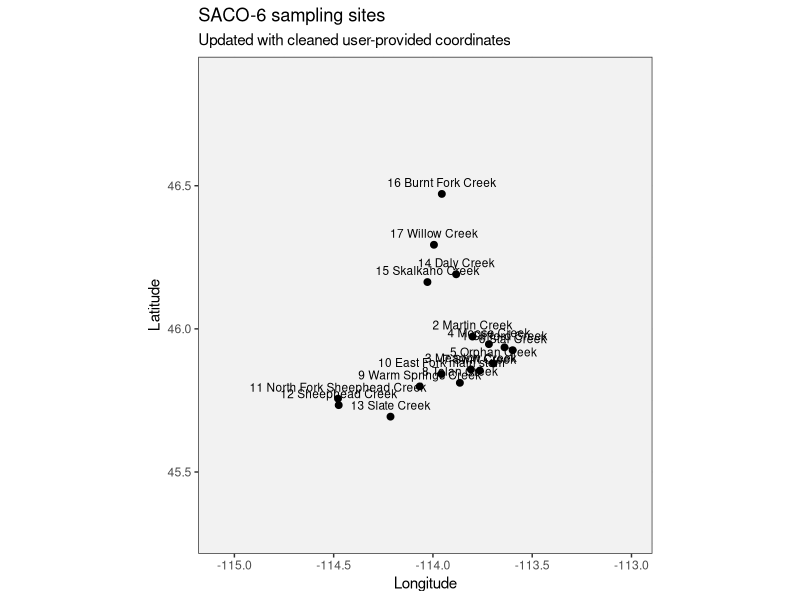
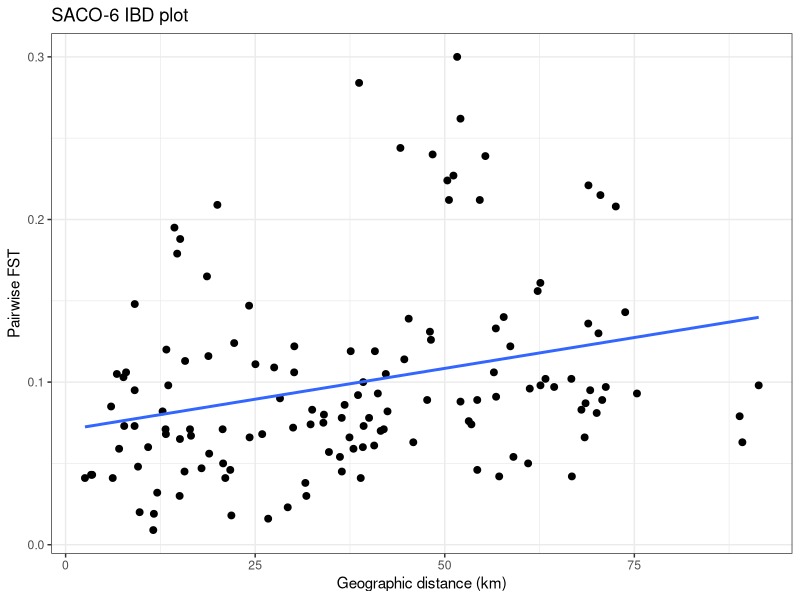

The R source for these figures, in order: (Note: this script raises an error after producing the figures.)
# ============================================================
# SACO-6 | Bull Trout
# Salvelinus confluentus
# Nyce et al. 2013. North American Journal of Fisheries Management
#
# Updated Objective 2 extraction workflow
# - pairwise FST matrix hard-coded from Table 3
# - coordinates updated from the cleaned user-provided CSV
# - plots shown in RStudio only; not saved
# - saves SACO_6_fst and SACO_6_coords to data/SACO-6.RData
# ============================================================

suppressPackageStartupMessages({
  library(ggplot2)
  library(dplyr)
  library(geosphere)
})

study_code <- "SACO-6"
study_dir <- "/Users/johnmccall/Library/CloudStorage/OneDrive-TheOhioStateUniversity/Spring_2026/Landgen_DGS/DGS-Patterns-of-Fish-Diversity/DGS-Patterns-of-Fish-Diversity/Objective 2/Data/SACO-6"
out_dir <- file.path(study_dir, "data")

if (!dir.exists(study_dir)) dir.create(study_dir, recursive = TRUE, showWarnings = FALSE)
if (!dir.exists(out_dir)) dir.create(out_dir, recursive = TRUE, showWarnings = FALSE)
setwd(study_dir)

# -----------------------------
# 1) site metadata
# site numbering / names from Table 2
# coordinates updated from the user-cleaned SACO-6 csv
# -----------------------------
SACO_6_coords <- data.frame(
  site = 1:17,
  site_name = c(
    "Clifford Creek",
    "Martin Creek",
    "Meadow Creek",
    "Moose Creek",
    "Orphan Creek",
    "Star Creek",
    "Swift Creek",
    "Tolan Creek",
    "Warm Springs Creek",
    "East Fork main stem",
    "North Fork Sheephead Creek",
    "Sheephead Creek",
    "Slate Creek",
    "Daly Creek",
    "Skalkaho Creek",
    "Burnt Fork Creek",
    "Willow Creek"
  ),
  lat = c(
    45.9354903,
    45.9730667,
    45.8583098,
    45.9466000,
    45.8790238,
    45.9255063,
    45.8542137,
    45.8115087,
    45.7989586,
    45.8422629,
    45.7563000,
    45.7335192,
    45.6932871,
    46.1906065,
    46.1635144,
    46.4713981,
    46.2937087
  ),
  lon = c(
    -113.6394692,
    -113.8009370,
    -113.8087730,
    -113.7181000,
    -113.6952877,
    -113.5985506,
    -113.7639758,
    -113.8643046,
    -114.0665407,
    -113.9571169,
    -114.4781000,
    -114.4746091,
    -114.2136926,
    -113.8830046,
    -114.0277859,
    -113.9552402,
    -113.9948846
  ),
  stringsAsFactors = FALSE
)

# -----------------------------
# 2) pairwise FST matrix
# hard-coded from Table 3; lower triangle mirrored to symmetric matrix
# -----------------------------
SACO_6_fst <- matrix(0, nrow = 17, ncol = 17)
rownames(SACO_6_fst) <- as.character(1:17)
colnames(SACO_6_fst) <- as.character(1:17)

lower_vals <- list(
  c(2,1,0.071),
  c(3,1,0.045), c(3,2,0.082),
  c(4,1,0.041), c(4,2,0.059), c(4,3,0.032),
  c(5,1,0.103), c(5,2,0.120), c(5,3,0.073), c(5,4,0.073),
  c(6,1,0.043), c(6,2,0.067), c(6,3,0.047), c(6,4,0.048), c(6,5,0.095),
  c(7,1,0.068), c(7,2,0.098), c(7,3,0.043), c(7,4,0.060), c(7,5,0.085), c(7,6,0.065),
  c(8,1,0.124), c(8,2,0.165), c(8,3,0.105), c(8,4,0.116), c(8,5,0.188), c(8,6,0.147), c(8,7,0.148),
  c(9,1,0.045), c(9,2,0.090), c(9,3,0.041), c(9,4,0.038), c(9,5,0.106), c(9,6,0.041), c(9,7,0.066), c(9,8,0.113),
  c(10,1,0.016), c(10,2,0.056), c(10,3,0.019), c(10,4,0.018), c(10,5,0.071), c(10,6,0.023), c(10,7,0.030), c(10,8,0.106), c(10,9,0.020),
  c(11,1,0.083), c(11,2,0.140), c(11,3,0.076), c(11,4,0.098), c(11,5,0.156), c(11,6,0.089), c(11,7,0.106), c(11,8,0.131), c(11,9,0.074), c(11,10,0.070),
  c(12,1,0.087), c(12,2,0.122), c(12,3,0.074), c(12,4,0.102), c(12,5,0.161), c(12,6,0.097), c(12,7,0.091), c(12,8,0.126), c(12,9,0.083), c(12,10,0.071), c(12,11,0.041),
  c(13,1,0.088), c(13,2,0.114), c(13,3,0.078), c(13,4,0.089), c(13,5,0.139), c(13,6,0.089), c(13,7,0.100), c(13,8,0.122), c(13,9,0.071), c(13,10,0.068), c(13,11,0.046), c(13,12,0.050),
  c(14,1,0.080), c(14,2,0.111), c(14,3,0.066), c(14,4,0.072), c(14,5,0.119), c(14,6,0.086), c(14,7,0.092), c(14,8,0.105), c(14,9,0.063), c(14,10,0.060), c(14,11,0.042), c(14,12,0.066), c(14,13,0.050),
  c(15,1,0.073), c(15,2,0.109), c(15,3,0.059), c(15,4,0.075), c(15,5,0.119), c(15,6,0.082), c(15,7,0.078), c(15,8,0.093), c(15,9,0.061), c(15,10,0.054), c(15,11,0.042), c(15,12,0.054), c(15,13,0.046), c(15,14,0.009),
  c(16,1,0.097), c(16,2,0.133), c(16,3,0.095), c(16,4,0.096), c(16,5,0.136), c(16,6,0.102), c(16,7,0.130), c(16,8,0.143), c(16,9,0.093), c(16,10,0.081), c(16,11,0.063), c(16,12,0.098), c(16,13,0.079), c(16,14,0.030), c(16,15,0.057),
  c(17,1,0.240), c(17,2,0.284), c(17,3,0.212), c(17,4,0.244), c(17,5,0.300), c(17,6,0.227), c(17,7,0.262), c(17,8,0.212), c(17,9,0.239), c(17,10,0.224), c(17,11,0.215), c(17,12,0.208), c(17,13,0.221), c(17,14,0.195), c(17,15,0.179), c(17,16,0.209)
)

for (x in lower_vals) {
  i <- x[1]; j <- x[2]; v <- x[3]
  SACO_6_fst[i, j] <- v
  SACO_6_fst[j, i] <- v
}

diag(SACO_6_fst) <- 0
SACO_6_fst[SACO_6_fst < 0] <- 0

# -----------------------------
# 3) map plot
# -----------------------------
world_df <- ggplot2::map_data("world") %>%
  filter(region %in% c("USA", "Canada"))

plot_df <- SACO_6_coords %>%
  mutate(label = paste0(site, " ", site_name))

x_pad <- max(0.6, diff(range(plot_df$lon)) * 0.10)
y_pad <- max(0.4, diff(range(plot_df$lat)) * 0.10)

p_map <- ggplot() +
  geom_polygon(
    data = world_df,
    aes(x = long, y = lat, group = group),
    fill = "grey95",
    color = "grey70",
    linewidth = 0.2
  ) +
  geom_point(
    data = plot_df,
    aes(x = lon, y = lat),
    size = 2
  ) +
  geom_text(
    data = plot_df,
    aes(x = lon, y = lat, label = label),
    nudge_y = 0.04,
    size = 3
  ) +
  coord_quickmap(
    xlim = c(min(plot_df$lon) - x_pad, max(plot_df$lon) + x_pad),
    ylim = c(min(plot_df$lat) - y_pad, max(plot_df$lat) + y_pad)
  ) +
  labs(
    title = "SACO-6 sampling sites",
    subtitle = "Updated with cleaned user-provided coordinates",
    x = "Longitude",
    y = "Latitude"
  ) +
  theme_bw()

print(p_map)

# -----------------------------
# 4) IBD plot
# -----------------------------
geo_dist_km <- geosphere::distm(
  x = as.matrix(SACO_6_coords[, c("lon", "lat")]),
  fun = geosphere::distHaversine
) / 1000

ibd_df <- data.frame(
  dist_km = geo_dist_km[upper.tri(geo_dist_km)],
  fst = SACO_6_fst[upper.tri(SACO_6_fst)]
)

p_ibd <- ggplot(ibd_df, aes(x = dist_km, y = fst)) +
  geom_point(size = 2) +
  geom_smooth(method = "lm", se = FALSE) +
  labs(
    title = "SACO-6 IBD plot",
    x = "Geographic distance (km)",
    y = "Pairwise FST"
  ) +
  theme_bw()

print(p_ibd)

# -----------------------------
# 5) save outputs
# -----------------------------
save(
  SACO_6_fst,
  SACO_6_coords,
  file = file.path(out_dir, "SACO-6.RData")
)
